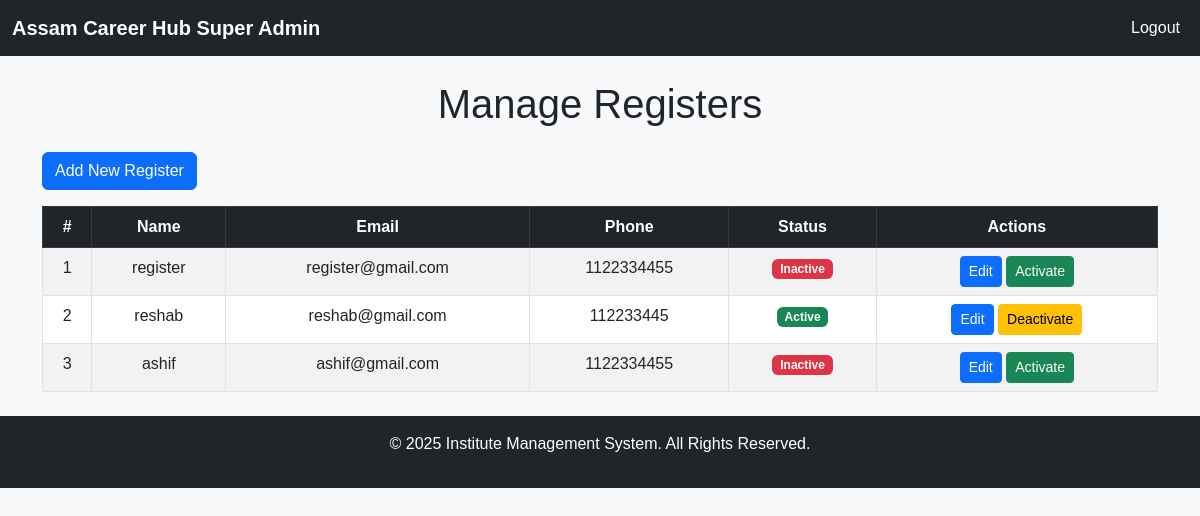
Screenshot of /super_admin/registers/manage_register.php (signed in) with the database file from the repository.
### tables this page shows
CREATE TABLE `register` (
  `register_id` int(11) NOT NULL,
  `name` varchar(255) NOT NULL,
  `email` varchar(255) NOT NULL,
  `password` varchar(255) NOT NULL,
  `phone` varchar(20) DEFAULT NULL,
  `created_at` timestamp NOT NULL DEFAULT current_timestamp(),
  `active` tinyint(1) DEFAULT 1
);

### super_admin/registers/manage_register.php (the view, shortened to what this page needs)
<?php
include '../../config.php';
$stmt = $conn->prepare("SELECT * FROM Register");
$stmt->execute();
$registers = $stmt->fetchAll(PDO::FETCH_ASSOC);
?>
<?php include '../includes/super_admin_header.php'; ?>
<div class="container my-4">
    <h1 class="text-center mb-4">Manage Registers</h1>
    <a href="add_register.php" class="btn btn-primary mb-3">Add New Register</a>
    <table class="table table-striped table-bordered">
        <thead class="table-dark">
            <tr>
                <th>#</th>
                <th>Name</th>
                <th>Email</th>
                <th>Phone</th>
                <th>Status</th>
                <th>Actions</th>
            </tr>
        </thead>
        <tbody>
            <?php foreach ($registers as $index => $register): ?>
                <tr>
                    <td><?php echo $index + 1; ?></td>
                    <td><?php echo htmlspecialchars($register['name']); ?></td>
                    <td><?php echo htmlspecialchars($register['email']); ?></td>
                    <td><?php echo htmlspecialchars($register['phone']); ?></td>
                    <td>
                        <?php echo $register['active'] ? '<span class="badge bg-success">Active</span>' : '<span class="badge bg-danger">Inactive</span>'; ?>
                    </td>
                    <td>
                        <a href="edit_register.php?register_id=<?php echo $register['register_id']; ?>" class="btn btn-primary btn-sm">Edit</a>
                        <a href="?toggle=<?php echo $register['active'] ? 0 : 1; ?>&register_id=<?php echo $register['register_id']; ?>"
                            class="btn btn-<?php echo $register['active'] ? 'warning' : 'success'; ?> btn-sm">
                            <?php echo $register['active'] ? 'Deactivate' : 'Activate'; ?>
                        </a>
                    </td>
                </tr>
            <?php endforeach; ?>
        </tbody>
    </table>
</div>
<?php include '../../partials/footer.php'; ?>

### css/style.css (style rules this page uses)
body { font-family: "Arial", sans-serif; background-color: #f8f9fa; }
.table { text-align: center; }

### rows the page displays
register: name "register", email "register@gmail.com", phone "1122334455", active "Inactive"
register: name "reshab", email "reshab@gmail.com", phone "112233445", active "Active"
register: name "ashif", email "ashif@gmail.com", phone "1122334455", active "Inactive"
